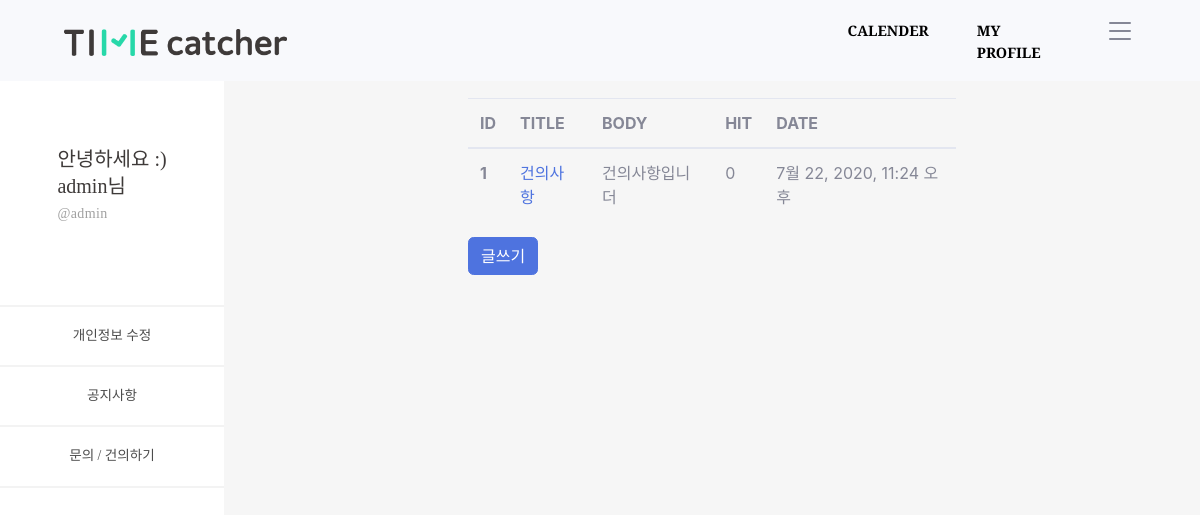
Before: /timeApp/customer/ (signed in) with the older database file.
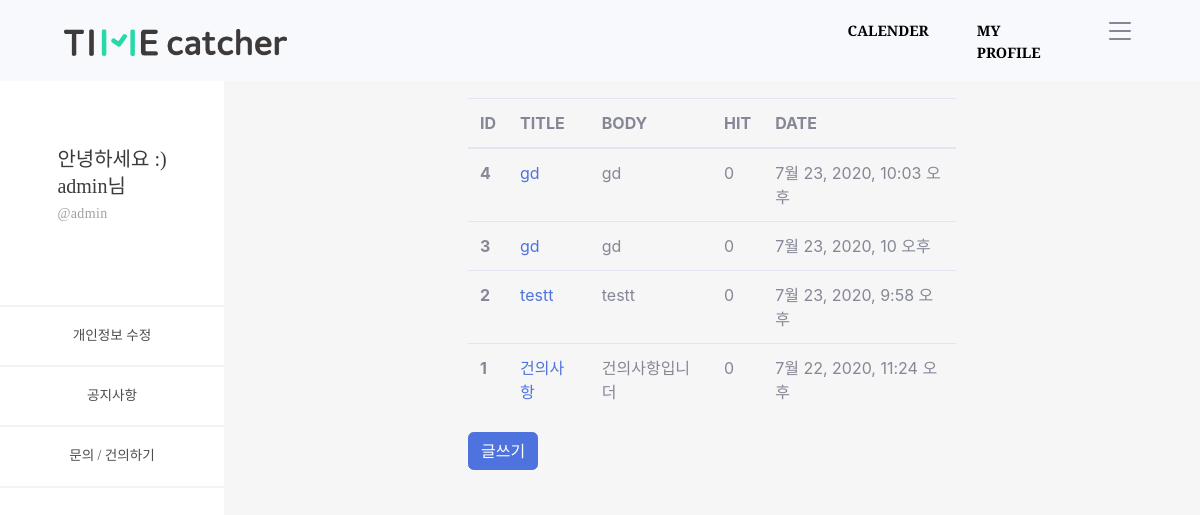
After: the same page with the newer database file.
### timeApp/models.py (models this page shows, shortened)
class Customer(models.Model):
    objects = models.Manager()
    c_title = models.CharField(max_length=100)
    c_body = models.TextField()
    c_hit = models.PositiveIntegerField(default=0)
    c_input_date = models.DateTimeField('date published', default=timezone.now)

### timeApp/views.py (the view)
# urls.py: path('customer/', views.customer, name='customer'),
def customer(request):
    customers = Customer.objects.all().order_by('-id')
    conn_user = request.user
    conn_profile = Profile.objects.get(user=conn_user)
    context = {
        'id' : conn_user.username,
        'nick' : conn_profile.nick,
        'customers' : customers,
    }
    return render(request, 'customer.html', context=context)

### timeApp/templates/customer.html
{% extends 'base_side.html' %}
{% load static %}
{% block content_side %}
<div id="content-wrapper" style="background-color: #f6f6f6;" class="d-flex justify-content-center">
  <div class="cantrion" style="margin-top: 10%; width: 50%;">
    <table class="table">
      <thead>
        <tr>
          <th scope="col">ID</th>
          <th scope="col">TITLE</th>
          <th scope="col">BODY</th>
          <th scope="col">HIT</th>
          <th scope="col">DATE</th>
        </tr>
      </thead>
      <tbody>
        {% for customer in customers.all %}
        <tr>
          <th scope="row">{{ customer.id }}</th>
          <td><a href="{% url 'customer_detail' customer.id %}">{{ customer.c_title }}</a></td>
          <td>{{ customer.c_body }}</td>
          <td>{{ customer.c_hit }}</td>
          <td>{{ customer.c_input_date }}</td>
        </tr>
        {% endfor %}
      </tbody>
    </table>
    <a href="{% url 'customer_create' %}" class="btn btn-primary">글쓰기</a>
  </div>
</div>
{% endblock %}

### timeProject/templates/base_side.html
{% extends 'base.html' %}
{% load static %}
{% block content %}
<div id="wrapper">
    <ul class="navbar-nav sidebar sidebar-dark accordion" id="accordionSidebar">
      <li class="nav-item active d-flex justify-content-center" style="margin-top: 65%; margin-bottom: 35%;">
        <div class="text-left">
          <a
            style="font-family: SDGtNeobUni-gEb; font-size: 20px; font-weight: normal; font-stretch: normal; font-style: normal; line-height: 1.35; letter-spacing: normal; text-align: left; color: #3e3a39;">안녕하세요
            :)</a>
          <br>
          <a
            style="font-family: SDGtNeobUni-gEb; font-size: 20px; font-weight: normal; font-stretch: normal; font-style: normal; line-height: 1.35; letter-spacing: normal; text-align: left; color: #3e3a39;">{{ id }}님</a>
          <br>
          <a
            style=" font-family: SDGtNeobUni-bLt; font-size: 14px; font-weight: normal; font-stretch: normal; font-style: normal; line-height: 1.93; letter-spacing: normal; text-align: left; color: #a0a0a0; letter-spacing: 0.38px;">@{{ id }}</a>
        </div>
      </li>
      <a><hr style="border: solid 1px #f3f3f3;" class="mb-0 mt-0"></a>
      <li class="nav-item active">
        <a class="nav-link" href="{% url 'profile_update' %}" style="font-family: SDGtNeobUni-bLt;
              font-size: 14px;
              font-weight: normal;
              font-stretch: normal;
              font-style: normal;
              line-height: 1.93;
              letter-spacing: normal;
              text-align: left;
              color: #4c4c4c;">
          <span class="d-flex align-items-center justify-content-center">개인정보 수정</span></a>
      </li>
      <a><hr style="border: solid 1px #f3f3f3;" class="mb-0 mt-0"></a>
      <li class="nav-item active">
        <a class="nav-link" href="{% url 'notices' %}" style="font-family: SDGtNeobUni-bLt;
              font-size: 14px;
              font-weight: normal;
              font-stretch: normal;
              font-style: normal;
              line-height: 1.93;
              letter-spacing: normal;
              text-align: left;
              color: #4c4c4c;">
          <span class="d-flex align-items-center justify-content-center">공지사항</span></a>
      </li>
      <a><hr style="border: solid 1px #f3f3f3;" class="mb-0 mt-0"></a>
      <li class="nav-item active">
        <a class="nav-link" href="{% url 'customer' %}" style="font-family: SDGtNeobUni-bLt;
              font-size: 14px;
              font-weight: normal;
              font-stretch: normal;
              font-style: normal;
              line-height: 1.93;
              letter-spacing: normal;
              text-align: left;
              color: #4c4c4c;">
          <span class="d-flex align-items-center justify-content-center">문의 / 건의하기</span></a>
      </li>
      <a><hr style="border: solid 1px #f3f3f3;" class="mb-0 mt-0"></a>
    </ul>
        {% block content_side %}
        {% endblock %}
</div>
{% endblock %}

### timeProject/templates/base.html (shortened to what this page needs)
{% load static %}
<!DOCTYPE html>
<html lang="ko">
<head>
  <link href="https://cdnjs.cloudflare.com/ajax/libs/magnific-popup.js/1.1.0/magnific-popup.min.css" rel="stylesheet" />
  <link href="{% static 'css/styles.css' %}?v=1.5" rel="stylesheet" />
  <link href="{% static 'css/sb-admin-2.min.css' %}?v=1.5" rel="stylesheet">
  <link href="https://stackpath.bootstrapcdn.com/font-awesome/4.7.0/css/font-awesome.min.css" rel="stylesheet"
>
</head>
<body>
  <nav class="navbar navbar-expand-lg navbar-light bg-light fixed-top py-3" id="mainNav">
      <a class="navbar-brand pl-5" href="{% url 'index' %}"><img src="{% static 'img/tc-logo.png' %}" alt="tc-logo.png" style="width: 30%;"></a>
      <div class="collapse navbar-collapse" id="navbarResponsive">
        <ul class="navbar-nav ml-auto my-2 my-lg-0">
          <li class="nav-item"><a class="nav-link mt-1" href="{% url 'calender' %}">CALENDER</a></li>
          <li class="nav-item"><a class="nav-link mt-1" href="{% url 'mypage' %}">MY PROFILE</a></li>
          <li class="nav-item">
              <a class="pr-5 ml-3" data-toggle="dropdown" aria-haspopup="true" aria-expanded="false">
              </a>
          </li>
        </ul>
      </div>
  </nav>
  {% block content %}
  {% endblock %}
</body>
</html>

Changed rows visible on the page:
added Customer: id "4", c_title "gd", c_body "gd", c_hit "0", c_input_date "7월 23, 2020, 10:03 오후"
added Customer: id "3", c_title "gd", c_body "gd", c_hit "0", c_input_date "7월 23, 2020, 10 오후"
added Customer: id "2", c_title "testt", c_body "testt", c_hit "0", c_input_date "7월 23, 2020, 9:58 오후"
